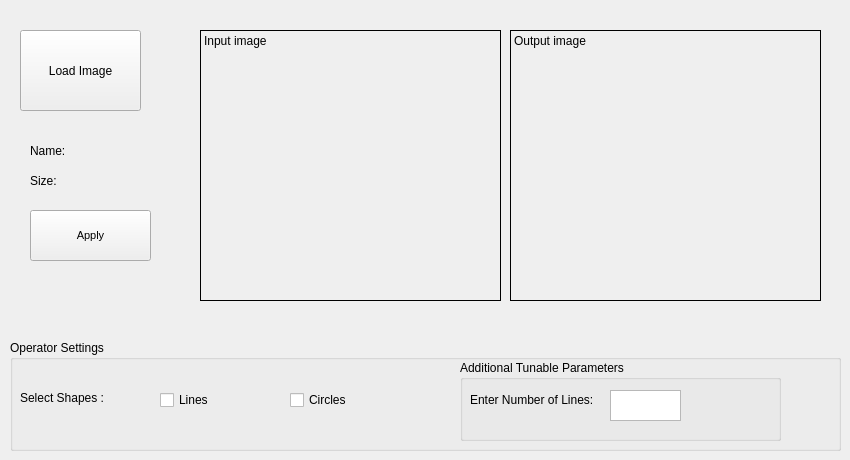
    <widget class="QWidget" name="tab_Hough">
     <attribute name="title">
      <string>Hough</string>
     </attribute>
     <widget class="QLabel" name="label_31">
      <property name="geometry">
       <rect>
        <x>30</x>
        <y>170</y>
        <width>71</width>
        <height>21</height>
       </rect>
      </property>
      <property name="text">
       <string>Size:</string>
      </property>
     </widget>
     <widget class="QGroupBox" name="groupBox_7">
      <property name="geometry">
       <rect>
        <x>10</x>
        <y>340</y>
        <width>831</width>
        <height>111</height>
       </rect>
      </property>
      <property name="title">
       <string>Operator Settings</string>
      </property>
      <widget class="QGroupBox" name="groupBox_9">
       <property name="geometry">
        <rect>
         <x>450</x>
         <y>20</y>
         <width>321</width>
         <height>81</height>
        </rect>
       </property>
       <property name="title">
        <string>Additional Tunable Parameters</string>
       </property>
       <widget class="QLabel" name="label_6">
        <property name="geometry">
         <rect>
          <x>10</x>
          <y>30</y>
          <width>141</width>
          <height>20</height>
         </rect>
        </property>
        <property name="text">
         <string>Enter Number of Lines:</string>
        </property>
       </widget>
       <widget class="QTextEdit" name="textEdit_6">
        <property name="geometry">
         <rect>
          <x>150</x>
          <y>30</y>
          <width>71</width>
          <height>31</height>
         </rect>
        </property>
       </widget>
      </widget>
      <widget class="QCheckBox" name="checkBox_3">
       <property name="geometry">
        <rect>
         <x>280</x>
         <y>50</y>
         <width>81</width>
         <height>20</height>
        </rect>
       </property>
       <property name="text">
        <string>Circles</string>
       </property>
      </widget>
      <widget class="QLabel" name="label_37">
       <property name="geometry">
        <rect>
         <x>10</x>
         <y>50</y>
         <width>90</width>
         <height>16</height>
        </rect>
       </property>
       <property name="text">
        <string>Select Shapes :</string>
       </property>
      </widget>
      <widget class="QCheckBox" name="checkBox">
       <property name="geometry">
        <rect>
         <x>150</x>
         <y>50</y>
         <width>81</width>
         <height>20</height>
        </rect>
       </property>
       <property name="text">
        <string>Lines</string>
       </property>
      </widget>
     </widget>
     <widget class="QLabel" name="label_filters_output_4">
      <property name="geometry">
       <rect>
        <x>510</x>
        <y>30</y>
        <width>311</width>
        <height>271</height>
       </rect>
      </property>
      <property name="frameShape">
       <enum>QFrame::Box</enum>
      </property>
      <property name="text">
       <string>Output image</string>
      </property>
      <property name="textFormat">
       <enum>Qt::PlainText</enum>
      </property>
      <property name="alignment">
       <set>Qt::AlignLeading|Qt::AlignLeft|Qt::AlignTop</set>
      </property>
     </widget>
     <widget class="QPushButton" name="pushButton_hough_load">
      <property name="geometry">
       <rect>
        <x>20</x>
        <y>30</y>
        <width>121</width>
        <height>81</height>
       </rect>
      </property>
      <property name="text">
       <string>Load Image</string>
      </property>
     </widget>
     <widget class="QLabel" name="label_filters_input_4">
      <property name="geometry">
       <rect>
        <x>200</x>
        <y>30</y>
        <width>301</width>
        <height>271</height>
       </rect>
      </property>
      <property name="frameShape">
       <enum>QFrame::Box</enum>
      </property>
      <property name="text">
       <string>Input image</string>
      </property>
      <property name="alignment">
       <set>Qt::AlignLeading|Qt::AlignLeft|Qt::AlignTop</set>
      </property>
     </widget>
     <widget class="QLabel" name="label_36">
      <property name="geometry">
       <rect>
        <x>30</x>
        <y>140</y>
        <width>71</width>
        <height>21</height>
       </rect>
      </property>
      <property name="text">
       <string>Name:</string>
      </property>
     </widget>
     <widget class="QPushButton" name="Apply_Hough">
      <property name="geometry">
       <rect>
        <x>30</x>
        <y>210</y>
        <width>121</width>
        <height>51</height>
       </rect>
      </property>
      <property name="font">
       <font>
        <pointsize>8</pointsize>
        <weight>50</weight>
        <bold>false</bold>
       </font>
      </property>
      <property name="autoFillBackground">
       <bool>false</bool>
      </property>
      <property name="styleSheet">
       <string notr="true"/>
      </property>
      <property name="text">
       <string>Apply</string>
      </property>
     </widget>
    </widget>
